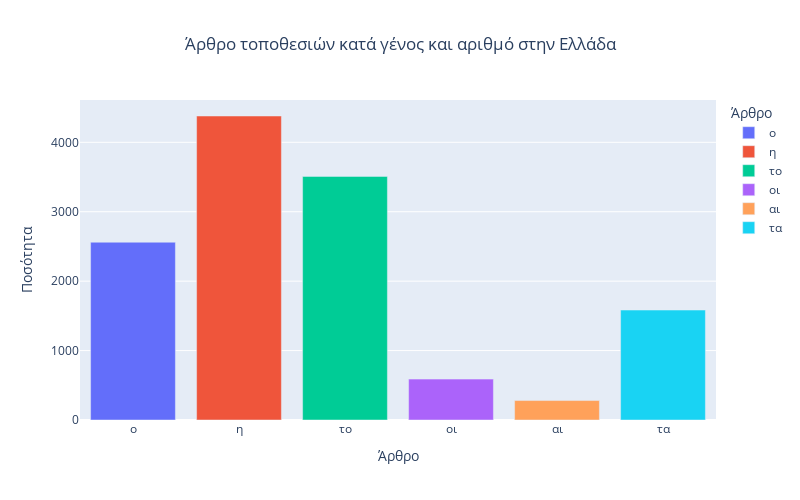

The notebook cell this image was saved under:
### Code cell
# Recreate using Plotly Express
fig = px.bar(
    pd.DataFrame(gender_count).reset_index(),
    x = 'article',
    y = 'location',
    color = 'article',

    labels = {
        'article' : 'Άρθρο',
        'location' : 'Ποσότητα'
    },
    title = 'Άρθρο τοποθεσιών κατά γένος και αριθμό στην Ελλάδα',

    width = 800,
    height = 500
)

# Center title
fig.update_layout(title_x = 0.5)

fig.show()

# Save image 
fig.write_image("imgs/Ελληνικά/Άρθρο τοποθεσιών κατά γένος και αριθμό στην Ελλάδα.png")

### Figure 1 — Plotly figure (JSON) as saved in the notebook; plotly's stock layout.template omitted (floating-point values rounded to 4 significant figures)
{"data": [{"alignmentgroup": "True", "hovertemplate": "Άρθρο=%{x}<br>Ποσότητα=%{y}<extra></extra>", "legendgroup": "ο", "marker": {"color": "#636efa", "pattern": {"shape": ""}}, "name": "ο", "offsetgroup": "ο", "orientation": "v", "showlegend": true, "textposition": "auto", "type": "bar", "x": ["ο"], "xaxis": "x", "y": [2561], "yaxis": "y"}, {"alignmentgroup": "True", "hovertemplate": "Άρθρο=%{x}<br>Ποσότητα=%{y}<extra></extra>", "legendgroup": "η", "marker": {"color": "#EF553B", "pattern": {"shape": ""}}, "name": "η", "offsetgroup": "η", "orientation": "v", "showlegend": true, "textposition": "auto", "type": "bar", "x": ["η"], "xaxis": "x", "y": [4379], "yaxis": "y"}, {"alignmentgroup": "True", "hovertemplate": "Άρθρο=%{x}<br>Ποσότητα=%{y}<extra></extra>", "legendgroup": "το", "marker": {"color": "#00cc96", "pattern": {"shape": ""}}, "name": "το", "offsetgroup": "το", "orientation": "v", "showlegend": true, "textposition": "auto", "type": "bar", "x": ["το"], "xaxis": "x", "y": [3509], "yaxis": "y"}, {"alignmentgroup": "True", "hovertemplate": "Άρθρο=%{x}<br>Ποσότητα=%{y}<extra></extra>", "legendgroup": "οι", "marker": {"color": "#ab63fa", "pattern": {"shape": ""}}, "name": "οι", "offsetgroup": "οι", "orientation": "v", "showlegend": true, "textposition": "auto", "type": "bar", "x": ["οι"], "xaxis": "x", "y": [589], "yaxis": "y"}, {"alignmentgroup": "True", "hovertemplate": "Άρθρο=%{x}<br>Ποσότητα=%{y}<extra></extra>", "legendgroup": "αι", "marker": {"color": "#FFA15A", "pattern": {"shape": ""}}, "name": "αι", "offsetgroup": "αι", "orientation": "v", "showlegend": true, "textposition": "auto", "type": "bar", "x": ["αι"], "xaxis": "x", "y": [280], "yaxis": "y"}, {"alignmentgroup": "True", "hovertemplate": "Άρθρο=%{x}<br>Ποσότητα=%{y}<extra></extra>", "legendgroup": "τα", "marker": {"color": "#19d3f3", "pattern": {"shape": ""}}, "name": "τα", "offsetgroup": "τα", "orientation": "v", "showlegend": true, "textposition": "auto", "type": "bar", "x": ["τα"], "xaxis": "x", "y": [1584], "yaxis": "y"}], "layout": {"barmode": "relative", "height": 500, "legend": {"title": {"text": "Άρθρο"}, "tracegroupgap": 0}, "title": {"text": "Άρθρο τοποθεσιών κατά γένος και αριθμό στην Ελλάδα", "x": 0.5}, "width": 800, "xaxis": {"anchor": "y", "categoryarray": ["ο", "η", "το", "οι", "αι", "τα"], "categoryorder": "array", "domain": [0, 1], "title": {"text": "Άρθρο"}}, "yaxis": {"anchor": "x", "domain": [0, 1], "title": {"text": "Ποσότητα"}}}}
